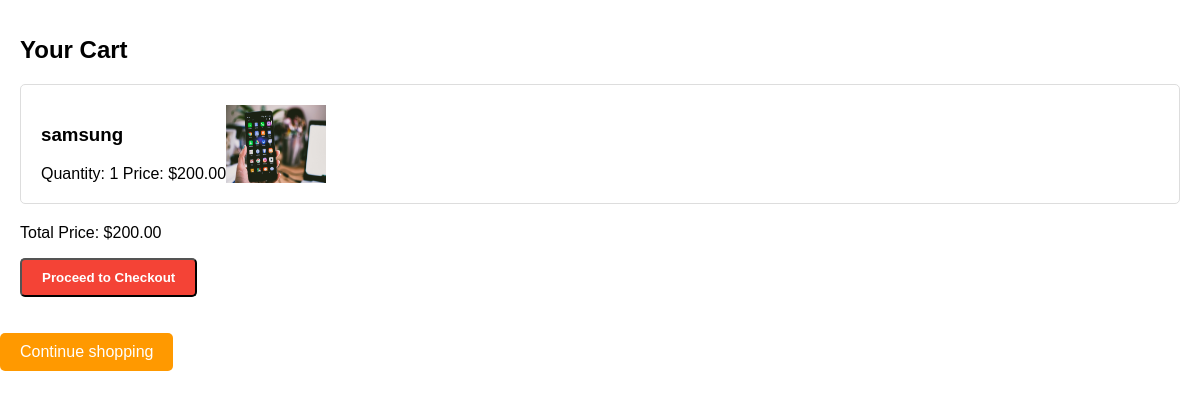
The app's page /cart/ (signed in) with its own data.
### store/models.py (models this page shows)
class CartItem(models.Model):
    cart = models.ForeignKey(Cart, on_delete=models.CASCADE)
    product = models.ForeignKey('Product', on_delete=models.CASCADE)
    quantity = models.PositiveIntegerField(default=1)

class Product(models.Model):
    name = models.CharField(max_length=100)
    price = models.DecimalField(max_digits=8, decimal_places=2)
    category = models.ForeignKey('Category', on_delete=models.CASCADE)
    quantity = models.PositiveIntegerField(default=0)
    image = models.ImageField(upload_to='product_images/', null=True, blank=True)

### store/views.py (the view)
# urls.py: path("cart/", cart, name="cart"),
@login_required(login_url='store:login')
def cart(request):
    cart = get_object_or_404(Cart, user=request.user)
    items = cart.cartitem_set.all()
    total_price = cart.get_total_price()
    return render(request, 'cart.html', {'cart': cart, 'items': items, 'total_price': total_price})

### store/models.py (called while the page is built)
    def get_total_price(self):
        total_price = 0
        for item in self.cartitem_set.all():
            total_price += item.product.price * item.quantity
        return total_price

### templates/cart.html (shortened to what this page needs)
{% extends 'base.html' %}
{% load static %}
{% block content %}
<link rel="stylesheet" href="{% static 'styles/cart.css' %}">
<div class="container">
    <h1>Your Cart</h1>
    <div class="cart-items">
        {% for item in items %}
        <div class="cart-item">
            <div class="item-info">
                <h3 class="item-name">{{ item.product.name }}</h3>
                <span class="item-quantity">Quantity: {{ item.quantity }}</span>
                <span class="item-price">Price: ${{ item.product.price }}</span>
            </div>
            {% if item.product.image %}
              <img src="{{ item.product.image.url }}" alt="{{ item.product.name }}" class="item-image">
            {% endif %}
        </div>
        {% endfor %}
        <p class="total-price">Total Price: ${{ total_price }}</p>
    </div>
    <form action="{% url 'store:paystackInitiatePayment' %}" method="post">
        <button type="submit" class="checkout-button">Proceed to Checkout</button>
    </form>
</div>
<div class="continue-shopping">
    <a href="{% url 'store:home' %}" class="btn">Continue shopping</a>
</div>
{% endblock %}

### static/styles/cart.css (style rules this page uses)
.container { max-width: 1200px; margin: 0 auto; padding: 20px; }
h1 { font-size: 24px; font-weight: bold; margin-bottom: 20px; }
.cart-item { display: flex; margin-bottom: 20px; padding: 20px; border: 1px solid #ddd; border-radius: 5px; }
.cart-item img { max-width: 100px; margin-right: 20px; }
.checkout-button { display: inline-block; padding: 10px 20px; background-color: #f44336; color: #fff; text-decoration: none; font-weight: bold; border-radius: 5px; transition: background-color 0.3s ease; }
.btn { display: inline-block; padding: 10px 20px; background-color: #ff9900; color: #fff; text-decoration: none; border-radius: 5px; transition: background-color 0.3s ease; }

### records on screen
CartItem: product.name "samsung", quantity "1", product.price "200.00", product.image (picture)

### other values on screen
{{ total_price }} "200.00"
